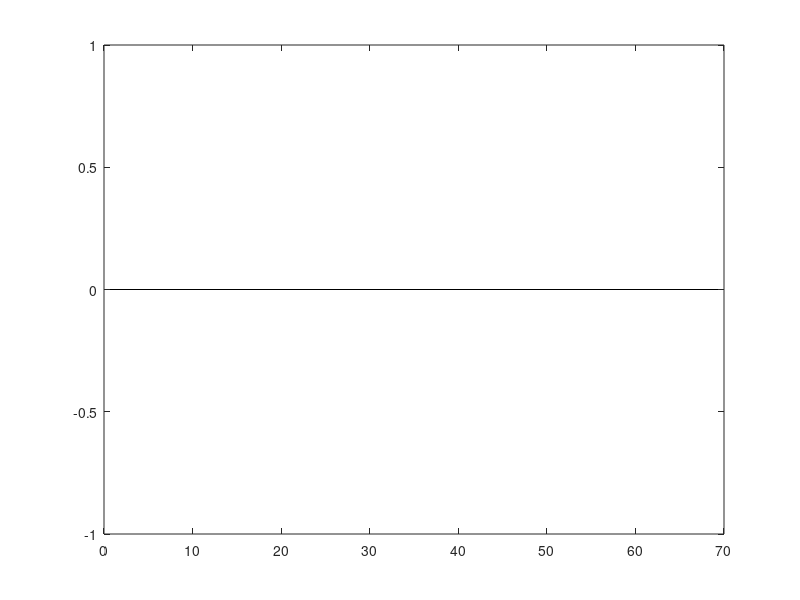

Source code (MATLAB): (Note: this script raises an error after producing the figure.)
clear;
close all;
clc;

% SVM Separable patterns
% load data 
load data1
N=size(X,1);
M=randperm(N);
X=X(M,:);

d=d(M);

% Construct the SVM use quadprog 1/2*x'*H*x + f'*x. 

f=-ones(N,1);
for m=1:N
    for n=1:N
        H(m,n)=d(m)*d(n)*(X(m,:)*X(n,:)');
    end
end

% Construct the contsraints
% equality constraints Ae.x=be
be=0;  Ae=d';

% inequality constraints Ax<b 
A=[],b=[];
Lb=zeros(N,1);
Ub=Lb+1;

alfa0=0.0001*rand(N,1);

alf_opt=quadprog(H,f,A,b,Ae,be,Lb,Ub);
bar(alf_opt),shg

wo=0;
for k=1:N
wo=wo+alf_opt(k)*d(k)*X(k,:);
end


indx=find(alf_opt>eps);
b=d(indx(1))-wo*X(indx(1),:)';
plot(X1(:,1),X1(:,2),'*',X2(:,1),X2(:,2),'+',X(indx,1),X(indx,2),'o','MarkerSize',12),shg
hold on
xT=linspace(1.5*min(X(:)),1.5*max(X(:)),1000);
yT=(-b-wo(1)*xT)/wo(2);

plot(xT,yT,'LineWidth',2)





